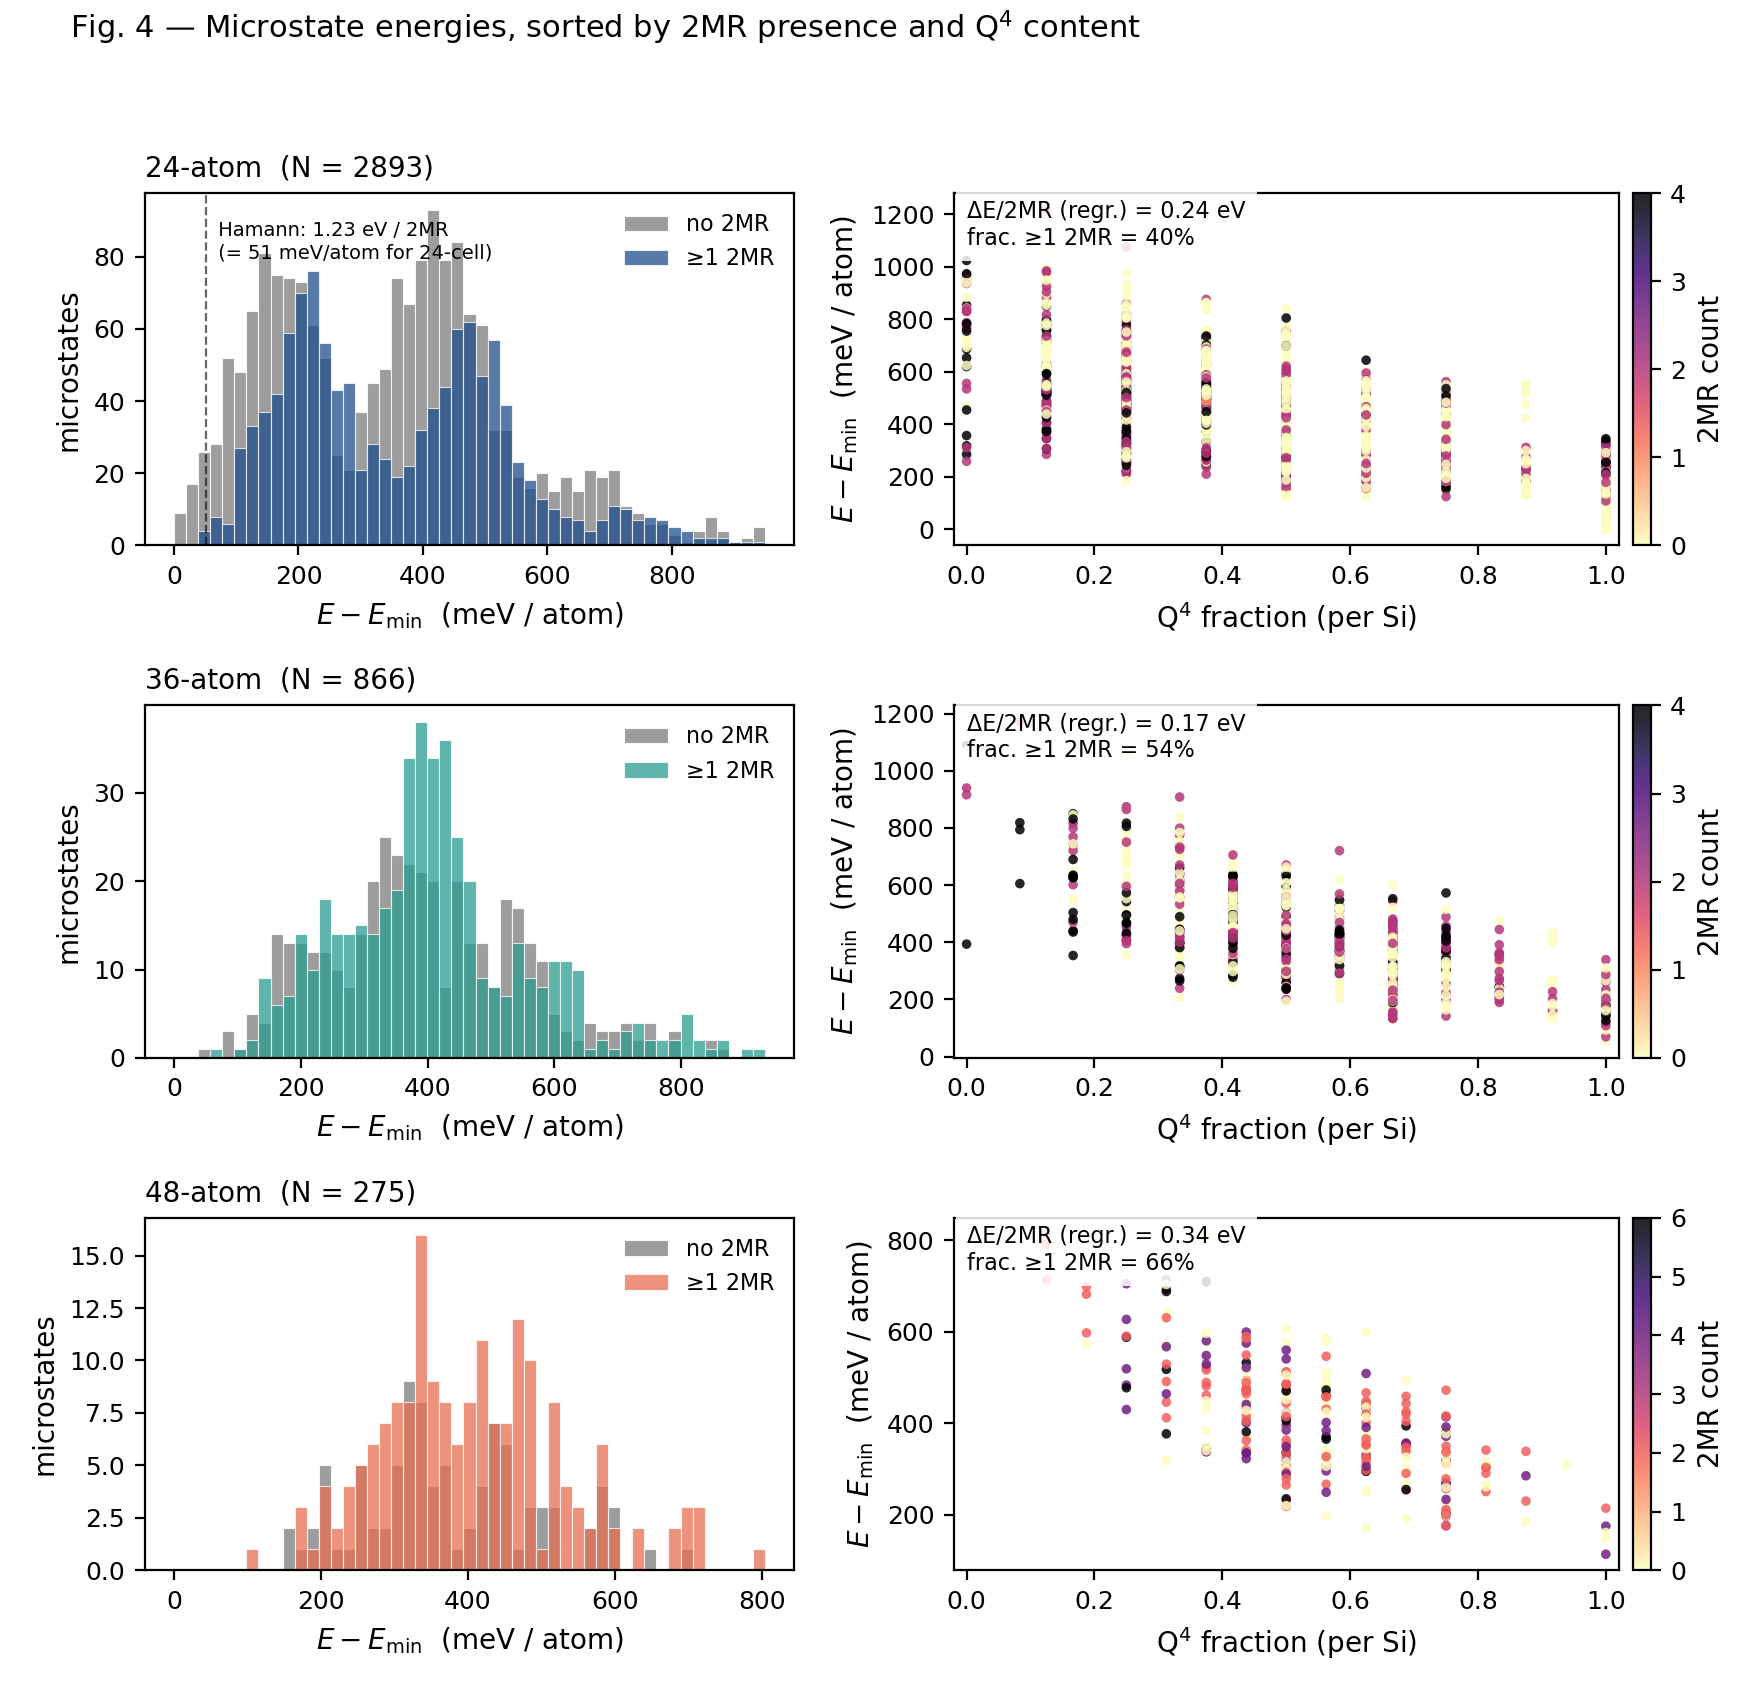

Reproduce this figure in Python.
"""
Fig. 4 (main text)
==================
Per-atom DFT energy of every relaxed RSL microstate, color-coded by 2MR
presence and by Q^4 fraction. Shows that 2MR-bearing and non-Q^4-bearing
microstates concentrate in a high-energy tail of the basin distribution.

Three rows (one per system size). Left column: histogram split by 2MR
presence. Right column: scatter of E vs Q^4 fraction, colored by 2MR
count. Bottom: linear regression of total energy vs N_2MR (24-atom only).

Run from repo root:
    python paper_completion/figures/fig4_energy_2mr_q4.py
"""

from __future__ import annotations

import os
import sys
from pathlib import Path

import matplotlib.pyplot as plt
import numpy as np

ROOT = Path(__file__).resolve().parents[2]
sys.path.insert(0, str(ROOT))

from paper_completion._load import (   # noqa: E402
    SizeEnsemble, SIZE_COLORS, SIZE_LABELS, load_rings, load_qn,
)

RY_TO_EV = 13.605693122994
HAMANN_PER_2MR_eV = 1.23
SIZES = (24, 36, 48)
OUT = Path(__file__).parent


def gather(size: int):
    e = SizeEnsemble(size)
    rings = load_rings(e.ids)
    qn    = load_qn(e.ids)
    n2mr  = np.array([rings[s]["RN"].get(2, 0.0) * e.n_si[s] for s in e.ids])
    q4    = np.array([qn[s]["qn_fractions"].get(4, 0.0) for s in e.ids])
    e_pa  = e.per_atom_energies() * RY_TO_EV     # eV / atom
    n_at  = np.array([e.n_atoms[s] for s in e.ids])
    e_tot = e_pa * n_at
    return {
        "ids": e.ids,
        "n2mr": n2mr,
        "q4":   q4,
        "e_pa": e_pa,
        "e_tot": e_tot,
        "n_at": n_at,
        "weights": e.weight_array(),
    }


def main():
    plt.rcParams.update({
        "font.family": "DejaVu Sans",
        "axes.labelsize": 10,
        "xtick.labelsize": 9, "ytick.labelsize": 9,
        "axes.titlesize": 10, "legend.fontsize": 8,
    })

    data = {sz: gather(sz) for sz in SIZES}

    # Reference: per-atom energy at the lowest-energy microstate of the largest cell
    e_min_pa_global = min(d["e_pa"].min() for d in data.values())

    fig, axes = plt.subplots(3, 2, figsize=(8.8, 8.5),
                              gridspec_kw={"width_ratios": [1, 1.1]})

    for row, sz in enumerate(SIZES):
        d = data[sz]
        color = SIZE_COLORS[sz]
        de = (d["e_pa"] - e_min_pa_global) * 1000  # meV/atom above global min
        has_2mr = d["n2mr"] > 0

        # ---- left: histogram split by 2MR presence ----
        ax = axes[row, 0]
        bins = np.linspace(0, np.percentile(de, 99.5), 50)
        ax.hist(de[~has_2mr], bins=bins, color="0.55", alpha=0.85,
                edgecolor="white", linewidth=0.4, label="no 2MR")
        ax.hist(de[has_2mr], bins=bins, color=color, alpha=0.75,
                edgecolor="white", linewidth=0.4, label="≥1 2MR")
        ax.set_xlabel(r"$E - E_{\min}$  (meV / atom)")
        ax.set_ylabel("microstates")
        ax.set_title(f"{SIZE_LABELS[sz]}  (N = {len(d['ids'])})", loc="left")
        ax.legend(loc="upper right", frameon=False)

        # ---- right: scatter E vs Q^4, color = 2MR count ----
        ax = axes[row, 1]
        size_marker = 12
        sc = ax.scatter(d["q4"], de, c=d["n2mr"], cmap="magma_r",
                        s=size_marker, alpha=0.85, edgecolor="none",
                        vmin=0, vmax=max(4, np.percentile(d["n2mr"], 95)))
        ax.set_xlabel(r"Q$^4$ fraction (per Si)")
        ax.set_ylabel(r"$E - E_{\min}$  (meV / atom)")
        ax.set_xlim(-0.02, 1.02)
        cbar = plt.colorbar(sc, ax=ax, fraction=0.05, pad=0.02)
        cbar.set_label("2MR count")
        # marginal regression line in eV/atom space
        if d["n2mr"].max() > 0 and (~has_2mr).any():
            A = np.vstack([d["n2mr"], np.ones_like(d["n2mr"])]).T
            slope_eV, intercept_eV = np.linalg.lstsq(A, d["e_tot"], rcond=None)[0]
            ax.text(0.02, 0.98,
                    f"ΔE/2MR (regr.) = {slope_eV:.2f} eV\n"
                    f"frac. ≥1 2MR = {has_2mr.mean()*100:.0f}%",
                    transform=ax.transAxes, va="top", ha="left", fontsize=8,
                    bbox=dict(facecolor="white", edgecolor="none", alpha=0.85))

    # Annotate Hamann reference on first row
    axes[0, 0].axvline(HAMANN_PER_2MR_eV * 1000 / 24,
                        color="k", ls="--", lw=0.8, alpha=0.6)
    axes[0, 0].text(HAMANN_PER_2MR_eV * 1000 / 24, axes[0, 0].get_ylim()[1] * 0.92,
                    "  Hamann: 1.23 eV / 2MR\n  (= 51 meV/atom for 24-cell)",
                    fontsize=7, va="top")

    fig.suptitle(
        "Fig. 4 — Microstate energies, sorted by 2MR presence and Q$^4$ content",
        y=0.995, fontsize=11, x=0.04, ha="left",
    )
    fig.tight_layout(rect=[0, 0, 1, 0.97])

    pdf = OUT / "fig4_energy_2mr_q4.pdf"
    png = OUT / "fig4_energy_2mr_q4.png"
    fig.savefig(pdf)
    fig.savefig(png, dpi=200)
    print(f"Wrote {pdf.name} and {png.name}")


if __name__ == "__main__":
    main()
